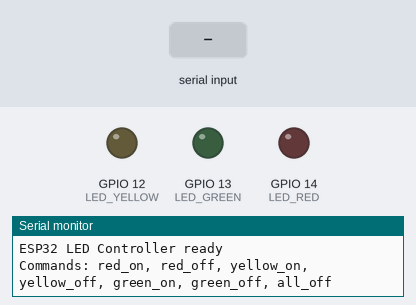
The program below on a simulated ESP32. Shown: output pins drawn as LEDs (lit = HIGH), the last lines printed to the serial monitor. The inputs (shaded band) are chosen by the test bench.

Above: at 1.4 s.
1.5 s: "red_on\n" received over Serial
At 2.7 s:
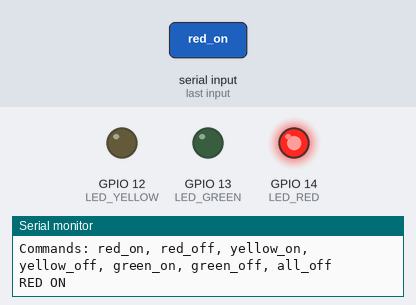
3.0 s: "yellow_on\n" received over Serial
At 4.0 s:
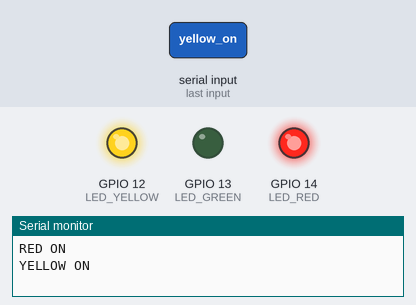
4.5 s: "red_off\n" received over Serial
At 5.1 s:
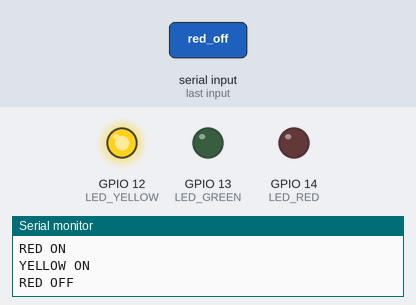
6.0 s: "green_on\n" received over Serial
At 6.3 s:
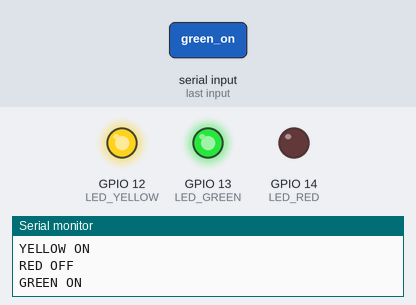
7.5 s: "yellow_off\n" received over Serial
At 8.6 s:
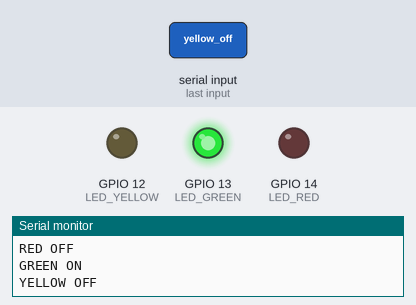
9.0 s: "all_on\n" received over Serial
At 9.8 s:
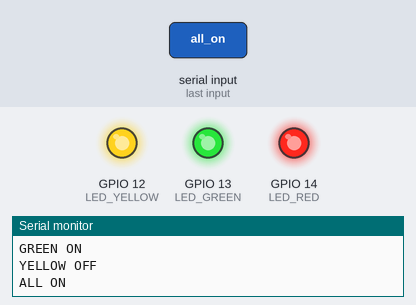
Timing chart, 0 to 11.5 s (numbered marks = the images above; inputs shaded):
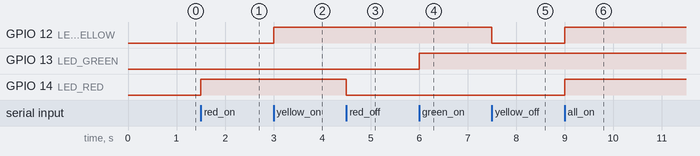

The program:

main.cpp
```cpp
#include <Arduino.h>

// Dein reales Mapping:
#define LED_YELLOW 12
#define LED_GREEN  13
#define LED_RED    14

String cmd;

void allOff() {
  digitalWrite(LED_RED, LOW);
  digitalWrite(LED_YELLOW, LOW);
  digitalWrite(LED_GREEN, LOW);
}

void setup() {
  Serial.begin(115200);
  delay(200);

  pinMode(LED_RED, OUTPUT);
  pinMode(LED_YELLOW, OUTPUT);
  pinMode(LED_GREEN, OUTPUT);

  allOff();

  Serial.println("ESP32 LED Controller ready");
  Serial.println("Commands: red_on, red_off, yellow_on, yellow_off, green_on, green_off, all_off");
}

void loop() {
  if (!Serial.available()) return;

  cmd = Serial.readStringUntil('\n');
  cmd.trim();

  if (cmd == "red_on") {
    digitalWrite(LED_RED, HIGH);
    Serial.println("RED ON");
  } else if (cmd == "red_off") {
    digitalWrite(LED_RED, LOW);
    Serial.println("RED OFF");
  } else if (cmd == "yellow_on") {
    digitalWrite(LED_YELLOW, HIGH);
    Serial.println("YELLOW ON");
  } else if (cmd == "yellow_off") {
    digitalWrite(LED_YELLOW, LOW);
    Serial.println("YELLOW OFF");
  } else if (cmd == "green_on") {
    digitalWrite(LED_GREEN, HIGH);
    Serial.println("GREEN ON");
  } else if (cmd == "green_off") {
    digitalWrite(LED_GREEN, LOW);
    Serial.println("GREEN OFF");
  } else if (cmd == "all_off") {
    allOff();
    Serial.println("ALL OFF");
  } else if (cmd == "all_on") {
   digitalWrite(LED_GREEN, HIGH);
   digitalWrite(LED_YELLOW, HIGH);
   digitalWrite(LED_RED, HIGH);
    Serial.println("ALL ON");
  }  else {
    Serial.print("Unknown command: ");
    Serial.println(cmd);
  }
}
```

Measured:
- after the input at 1.5 s, GPIO 14 (LED_RED): LOW → HIGH at once
- after the input at 3.0 s, GPIO 12 (LED_YELLOW): LOW → HIGH at once
- after the input at 4.5 s, GPIO 14 (LED_RED): HIGH → LOW at once
- after the input at 6.0 s, GPIO 13 (LED_GREEN): LOW → HIGH at once
- after the input at 7.5 s, GPIO 12 (LED_YELLOW): HIGH → LOW at once
- after the input at 9.0 s, GPIO 12 (LED_YELLOW), GPIO 14 (LED_RED): LOW → HIGH at once
